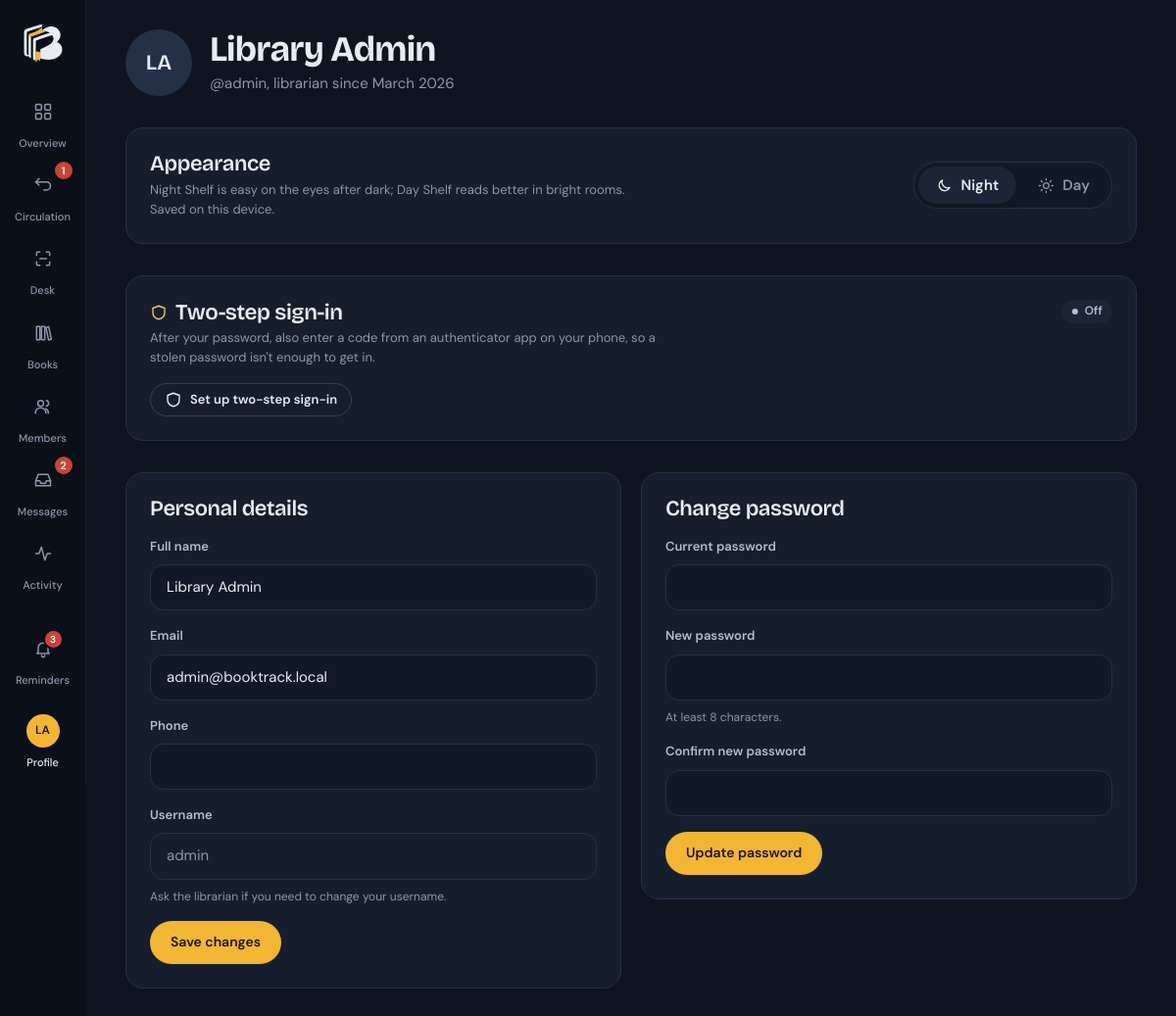
The app's page /profile.php (signed in) with its own data.
### tables this page shows
CREATE TABLE users (
  id            INT UNSIGNED AUTO_INCREMENT PRIMARY KEY,
  name          VARCHAR(120) NOT NULL,
  username      VARCHAR(60)  NOT NULL UNIQUE,
  email         VARCHAR(160) NULL,
  phone         VARCHAR(40)  NULL,
  password_hash VARCHAR(255) NOT NULL,
  role          ENUM('admin','member') NOT NULL DEFAULT 'member',
  is_active     TINYINT(1)   NOT NULL DEFAULT 1,
  last_login_at DATETIME     NULL,
  created_at    DATETIME     NOT NULL DEFAULT CURRENT_TIMESTAMP,
  INDEX idx_users_role (role)
);

### includes/db.php (called while the page is built, shortened)
<?php
function db(): PDO
{
    static $pdo = null;
    if ($pdo) return $pdo;
    $c = config('db');
    try {
        if ($c['driver'] === 'sqlite') {
            $pdo = new PDO('sqlite:' . $c['sqlite_path']);
            $pdo->exec('PRAGMA foreign_keys = ON');
        } else {
            $dsn = sprintf('mysql:host=%s;port=%d;dbname=%s;charset=utf8mb4', $c['host'], $c['port'], $c['name']);
            $pdo = new PDO($dsn, $c['user'], $c['pass']);
            $pdo->exec("SET time_zone = '" . date('P') . "'");
        }
    } catch (PDOException $e) {
        http_response_code(500);
        $hint = config('debug')
            ? htmlspecialchars($e->getMessage())
            : 'Please try again later.';
        exit('<!doctype html><meta charset="utf-8"><title>Database unavailable</title>'
            . '<body style="margin:0;background:#0E1420;color:#E8ECF2;font-family:system-ui,sans-serif">'
            . '<div style="max-width:560px;margin:15vh auto;padding:0 24px;line-height:1.55">'
            . '<h1 style="font-weight:600">Can\'t reach the database</h1>'
            . '<p>BookTrack could not connect to MySQL. Make sure MySQL is running in XAMPP, then open '
            . '<a style="color:#F5C55A" href="' . htmlspecialchars(url('setup.php')) . '">setup.php</a> to create the database '
            . '(or import <code>database/booktrack.sql</code> in phpMyAdmin).</p>'
            . '<pre style="white-space:pre-wrap;background:#161E2D;border:1px solid #243047;padding:12px;border-radius:10px;color:#B4BDCC">' . $hint . '</pre></div></body>');
    }
    $pdo->setAttribute(PDO::ATTR_ERRMODE, PDO::ERRMODE_EXCEPTION);
    $pdo->setAttribute(PDO::ATTR_DEFAULT_FETCH_MODE, PDO::FETCH_ASSOC);
    $pdo->setAttribute(PDO::ATTR_EMULATE_PREPARES, false);
    return $pdo;
}
function q(string $sql, array $params = []): PDOStatement
{
    $stmt = db()->prepare($sql);
    $stmt->execute($params);
    return $stmt;
}
function q_all(string $sql, array $params = []): array
{
    return q($sql, $params)->fetchAll();
}
function q_one(string $sql, array $params = []): ?array
{
    $row = q($sql, $params)->fetch();
    return $row === false ? null : $row;
}
function q_val(string $sql, array $params = [])
{
    $v = q($sql, $params)->fetchColumn();
    return $v === false ? null : $v;
}

### includes/auth.php (called while the page is built, shortened)
<?php
function current_user(bool $refresh = false): ?array
{
    static $cache = [];
    $id = $_SESSION['user_id'] ?? null;
    if ($refresh || !array_key_exists($id, $cache)) {
        $cache[$id] = q_one('SELECT id, name, username, email, phone, role, is_active, created_at FROM users WHERE id = ?', [$id]);
    }
    $user = $cache[$id];
    return $user;
}
function home_for(array $user): string
{
    return $user['role'] === 'admin' ? 'admin/index.php' : 'discover.php';
}
function require_login(): array
{
    $user = current_user();
    return $user;
}

### includes/holds.php (called while the page is built, shortened)
<?php
function holds_ensure_schema(): void
{
    $done = true;
    try {
        return;
    } catch (PDOException $e) {
    }
}
function refresh_holds(): void
{
    process_hold_queue();
}
function process_hold_queue(): void
{
    $books = q_all("SELECT DISTINCT book_id FROM holds WHERE status = 'waiting'");
}

### includes/chat.php (called while the page is built, shortened)
<?php
function chat_ensure_schema(): void
{
    static $done = false;
    if ($done) return;
    $done = true;
    try {
        db()->query('SELECT 1 FROM chat_messages LIMIT 1');
        return;
    } catch (PDOException $e) {
    }
}
function chat_unread_conversations(): int
{
    chat_ensure_schema();
    return (int)q_val("SELECT COUNT(DISTINCT member_id) FROM chat_messages WHERE sender = 'member' AND read_at IS NULL");
}

### includes/bootstrap.php (called while the page is built, shortened)
<?php
function config(string $key, $default = null)
{
    $value = $GLOBALS['__config'];
    foreach (explode('.', $key) as $part) {
        $value = $value[$part];
    }
    return $value;
}
require_once __DIR__ . '/db.php';
require_once __DIR__ . '/helpers.php';
require_once __DIR__ . '/auth.php';
require_once __DIR__ . '/library.php';
require_once __DIR__ . '/chat.php';
require_once __DIR__ . '/holds.php';
require_once __DIR__ . '/two_factor.php';
refresh_holds();

### includes/library.php (called while the page is built, shortened)
<?php
function reminders_for(array $user): array
{
    $items = [];
    if ($user['role'] === 'admin') {
        $requests = q_all("SELECT l.id, b.title, u.name FROM loans l JOIN books b ON b.id = l.book_id JOIN users u ON u.id = l.user_id
                           WHERE l.status = 'return_requested' ORDER BY l.id DESC LIMIT 5");
        foreach ($requests as $r) {
            $items[] = ['tone' => 'info', 'icon' => 'swap', 'title' => 'Ready to check in',
                'text' => $r['name'] . ' is returning “' . $r['title'] . '”', 'url' => url('admin/loans.php', ['tab' => 'requests'])];
        }
        $overdue = (int)q_val("SELECT COUNT(*) FROM loans WHERE status = 'borrowed' AND due_at < ?", [today()]);
        if ($overdue) $items[] = ['tone' => 'late', 'icon' => 'clock', 'title' => plural($overdue, 'overdue book'),
            'text' => 'Follow up with the members who have them', 'url' => url('admin/loans.php', ['tab' => 'overdue'])];
        $waiting = chat_unread_conversations();
        if ($waiting) $items[] = ['tone' => 'info', 'icon' => 'message', 'title' => plural($waiting, 'member') . ' waiting for a reply',
            'text' => 'Open the inbox to answer', 'url' => url('admin/messages.php')];
        return $items;
    }
    return $items;
}

### includes/two_factor.php (called while the page is built, shortened)
<?php
function two_factor_for(int $userId): ?array
{
    return q_one('SELECT * FROM two_factor WHERE user_id = ?', [$userId]);
}

### profile.php (the view, shortened to what this page needs)
<?php
require __DIR__ . '/includes/bootstrap.php';
$user = require_login();
$uid = (int)$user['id'];
$tf = two_factor_for($uid);
$setup = !$tf ? ($_SESSION['2fa_setup'] ?? null) : null;
$active = 'profile';
require __DIR__ . '/includes/partials/header.php';
$v = fn($k) => e(is_post() && input('action') === 'profile' ? input($k) : ($user[$k] ?? ''));
?>
<header class="page-head">
  <div class="page-head__title row" style="flex-direction:row;align-items:center;gap:18px">
    <span class="avatar avatar--lg"><?= e(initials($user['name'])) ?></span>
    <div class="stack" style="gap:2px">
      <h1><?= e($user['name']) ?></h1>
      <p>@<?= e($user['username']) ?>, <?= $user['role'] === 'admin' ? 'librarian' : 'member' ?> since <?= e(fmt_date($user['created_at'], 'F Y')) ?></p>
    </div>
  </div>
</header>
<section class="card appearance">
  <div class="appearance__text">
    <h2>Appearance</h2>
    <p class="small muted">Night Shelf is easy on the eyes after dark; Day Shelf reads better in bright rooms. Saved on this device.</p>
  </div>
  <form method="post" class="segmented" role="group" aria-label="Theme">
    <button type="submit" name="theme" value="dark" data-theme-set="dark" aria-pressed="<?= $theme === 'dark' ? 'true' : 'false' ?>"><?= icon('moon') ?> Night</button>
    <button type="submit" name="theme" value="light" data-theme-set="light" aria-pressed="<?= $theme === 'light' ? 'true' : 'false' ?>"><?= icon('sun') ?> Day</button>
  </form>
</section>
<section class="card twofa stack" id="two-step" aria-labelledby="twofa-h">
  <div class="twofa__head">
    <div>
      <h2 id="twofa-h"><?= icon('shield') ?> Two-step sign-in</h2>
      <p class="small muted">After your password, also enter a code from an authenticator app on your phone, so a stolen password isn't enough to get in.</p>
    </div>
    <?= $tf ? '<span class="badge badge--ok">On</span>' : '<span class="badge badge--muted">Off</span>' ?>
  </div>
  <?php if ($tf): ?>
    <p class="small" style="margin:0">On since <?= e(fmt_date($tf['enabled_at'])) ?>. <?= e(plural(recovery_codes_left($uid), 'recovery code')) ?> left.</p>
    <div class="twofa__manage">
      <details class="twofa__more">
        <summary class="btn btn--outline btn--sm">New recovery codes</summary>
        <form class="stack" method="post">
          <?= csrf_field() ?><input type="hidden" name="action" value="2fa_codes">
          <div class="field"><label for="tf-pw-codes">Confirm with your password</label><input class="input" id="tf-pw-codes" name="current_password" type="password" autocomplete="current-password" required></div>
          <div><button class="btn btn--sm" type="submit">Make new codes</button></div>
        </form>
      </details>
      <details class="twofa__more">
        <summary class="btn btn--ghost btn--sm">Turn off</summary>
        <form class="stack" method="post">
          <?= csrf_field() ?><input type="hidden" name="action" value="2fa_disable">
          <div class="field"><label for="tf-pw-off">Confirm with your password</label><input class="input" id="tf-pw-off" name="current_password" type="password" autocomplete="current-password" required></div>
          <div><button class="btn btn--danger btn--sm" type="submit">Turn off two-step sign-in</button></div>
        </form>
      </details>
    </div>
  <?php else: ?>
    <form method="post"><?= csrf_field() ?><input type="hidden" name="action" value="2fa_start">
      <button class="btn btn--outline btn--sm" type="submit"><?= icon('shield') ?> Set up two-step sign-in</button></form>
  <?php endif; ?>
</section>
<div class="grid-2 grid-2--even">
  <form class="card stack" method="post">
    <div class="card__head" style="margin:0"><h2>Personal details</h2></div>
    <div class="field"><label for="name">Full name</label><input class="input" id="name" name="name" required value="<?= $v('name') ?>"></div>
    <div class="field"><label for="email">Email</label><input class="input" id="email" name="email" type="email" value="<?= $v('email') ?>"></div>
    <div class="field"><label for="phone">Phone</label><input class="input" id="phone" name="phone" value="<?= $v('phone') ?>"></div>
    <div class="field"><label for="username">Username</label><input class="input" id="username" value="<?= e($user['username']) ?>" disabled aria-describedby="username-hint"><span class="hint" id="username-hint">Ask the librarian if you need to change your username.</span></div>
    <div><button class="btn" type="submit">Save changes</button></div>
  </form>
  <form class="card stack" method="post">
    <div class="card__head" style="margin:0"><h2>Change password</h2></div>
    <div class="field"><label for="current_password">Current password</label><input class="input" id="current_password" name="current_password" type="password" autocomplete="current-password" required></div>
    <div class="field"><label for="new_password">New password</label><input class="input" id="new_password" name="new_password" type="password" autocomplete="new-password" minlength="8" required><span class="hint">At least 8 characters.</span></div>
    <div class="field"><label for="confirm_password">Confirm new password</label><input class="input" id="confirm_password" name="confirm_password" type="password" autocomplete="new-password" required></div>
    <div><button class="btn" type="submit">Update password</button></div>
  </form>
</div>
<?php require __DIR__ . '/includes/partials/footer.php'; ?>

### includes/partials/header.php (shortened to what this page needs)
<?php
$user = current_user();
$active = $active ?? '';
$isAdmin = $user && $user['role'] === 'admin';
if ($user && !$isAdmin) {
    $navCounts = [
        'loans'    => (int)q_val("SELECT COUNT(*) FROM loans WHERE user_id = ? AND status = 'borrowed' AND due_at <= ?",
                        [(int)$user['id'], date('Y-m-d', strtotime('+' . (int)config('library.due_soon_days') . ' days'))])
                      + ready_hold_count((int)$user['id']),
        'messages' => unread_replies((int)$user['id']),
    ];
    $nav = [
        ['discover.php', 'discover', 'compass', 'Discover'],
        ['loans.php', 'loans', 'book', 'My loans', $navCounts['loans']],
        ['favorites.php', 'favorites', 'heart', 'Favorites'],
        ['messages.php', 'messages', 'message', 'Messages', $navCounts['messages']],
    ];
} elseif ($isAdmin) {
    $navCounts = [
        'returns'  => (int)q_val("SELECT COUNT(*) FROM loans WHERE status = 'return_requested'"),
        'messages' => chat_unread_conversations(),
    ];
    $nav = [
        ['admin/index.php', 'overview', 'grid', 'Overview'],
        [$navCounts['returns'] ? 'admin/loans.php?tab=requests' : 'admin/loans.php', 'loans', 'swap', 'Circulation', $navCounts['returns']],
        ['admin/desk.php', 'desk', 'scan', 'Desk'],
        ['admin/books.php', 'books', 'books', 'Books'],
        ['admin/members.php', 'members', 'users', 'Members'],
        ['admin/messages.php', 'messages', 'inbox', 'Messages', $navCounts['messages']],
        ['admin/activity.php', 'activity', 'activity', 'Activity'],
    ];
}
$theme = ($_COOKIE['bt_theme'] ?? '') === 'light' ? 'light' : 'dark';
$reminders = $user ? reminders_for($user) : [];
?><!doctype html>
<html lang="en" data-theme="<?= $theme ?>">
<head>
  <link rel="stylesheet" href="<?= e(asset('css/app.css')) ?>">
</head>
<body class="<?= e($bodyClass ?? '') ?>"<?= $user ? ' data-search-api="' . e(url('api/search.php')) . '"' : '' ?>>
<?php if ($user):
    $home = url(home_for($user));
?>
<div class="app" id="app">
  <aside class="sidebar" id="sidebar" aria-label="Sidebar">
    <a class="brand" href="<?= e($home) ?>" aria-label="BookTrack home">
      <?= logo_mark() ?>
    </a>
    <nav class="nav" aria-label="Main">
      <?php foreach ($nav as $item): ?>
        <a href="<?= e(url($item[0])) ?>" <?= $active === $item[1] ? 'aria-current="page"' : '' ?>>
          <span class="nav__icon"><?= icon($item[2]) ?></span>
          <span class="nav__label"><?= e($item[3]) ?></span>
          <?php if (!empty($item[4])): ?><span class="count" aria-label="<?= (int)$item[4] ?> <?= $item[1] === 'messages' ? 'new' : 'need attention' ?>"><?= (int)$item[4] ?></span><?php endif; ?>
        </a>
      <?php endforeach; ?>
    </nav>
    <div class="rail-user">
      <button class="rail-bell" type="button" popovertarget="reminders" aria-label="Reminders<?= $reminders ? ', ' . count($reminders) . ' new' : '' ?>">
        <span class="nav__icon"><?= icon('bell') ?><?php if ($reminders): ?><span class="count"><?= count($reminders) > 9 ? '9+' : count($reminders) ?></span><?php endif; ?></span>
        <span class="nav__label">Reminders</span>
      </button>
      <a class="rail-account" href="<?= e(url('profile.php')) ?>" <?= $active === 'profile' ? 'aria-current="page"' : '' ?> title="<?= e($user['name']) ?>">
        <span class="nav__icon"><span class="avatar"><?= e(initials($user['name'])) ?></span></span>
        <span class="nav__label">Profile</span>
      </a>
    </div>
  </aside>
  <div class="shell">
    <main class="main" id="main">
<?php endif; ?>

### records on screen
users: name "LA", name "Library Admin", username "admin", created_at "March 2026", email "admin@booktrack.local"

### other values on screen
$item[3] "Overview"
$item[3] "Circulation"
$item[4] "1"
$item[3] "Desk"
$item[3] "Books"
$item[3] "Members"
$item[3] "Messages"
$item[4] "2"
$item[3] "Activity"
count($reminders) "3"
